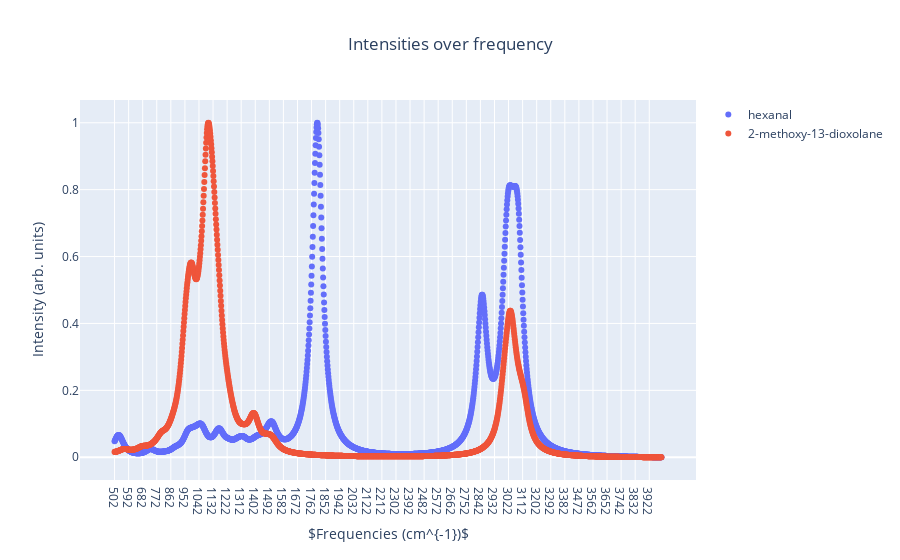

Write notebook code for a chart like this one.
### Markdown cell above
# Plotting Spectra
Before continuing, let's look at the spectra of a few molecules to see what they look like.

Note that the index values below refer to the row numbers in the training data DataFrame. For example, `idx_notCarbonyl=1` selects the molecule in row 1 of the training data, which is hexanal. If you want to select 12-selenazole in row 3 instead, change the line of code to read `idx_notCarbonyl=3`.

### Code cell
# change the index values below to pick molecules with and without a carbonyl
# 0: w/o C=O and 1: w/t C=O
idx_notCarbonyl = 0
idx_hasCarbonyl = 1
# get the data for the two molecules
notCarbonyl = train.set_index('name').iloc[idx_notCarbonyl,3:] # C!=O Object dataset: X: Frequencies, Y: Intensities, Name: Mol name
hasCarbonyl = train.set_index('name').iloc[idx_hasCarbonyl,3:] # C=O Object dataset: X: Frequencies, Y: Intensities, Name: Mol name
# plot the spectra
fig = go.Figure()
fig.add_trace(go.Scatter(x=notCarbonyl.index,
                         y=notCarbonyl,
                         name=notCarbonyl.name,
                         mode='markers'))

fig.add_trace(go.Scatter(x=hasCarbonyl.index,
                         y=hasCarbonyl,
                         name=hasCarbonyl.name,
                         mode='markers'))

# Graph Layout
fig.update_layout(title='Intensities over frequency', title_x=0.5,
                  xaxis = dict(title='$Frequencies (cm^{-1})$'),
                  yaxis = dict(title='Normalized Intensities'))

### Figure 1 — Plotly figure (JSON) as saved in the notebook; plotly's stock layout.template omitted (floating-point values rounded to 4 significant figures; data arrays with more than 128 entries replaced by an {"elided": "..."} marker saying what was removed)
{"data": [{"mode": "markers", "name": "hexanal", "type": "scatter", "x": {"elided": "1750 str values"}, "y": {"elided": "1750 float values"}}, {"mode": "markers", "name": "2-methoxy-13-dioxolane", "type": "scatter", "x": {"elided": "1750 str values"}, "y": {"elided": "1750 float values"}}], "layout": {"title": {"text": "Intensities over frequency", "x": 0.5}, "xaxis": {"title": {"text": "$Frequencies (cm^{-1})$"}}, "yaxis": {"title": {"text": "Intensity (arb. units)"}}}}
